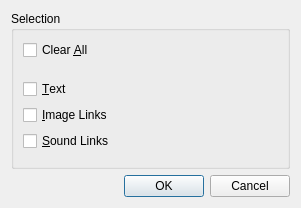
<?xml version="1.0" encoding="UTF-8"?>
<ui version="4.0">
 <class>WQClearDialog</class>
 <widget class="QDialog" name="WQClearDialog">
  <property name="geometry">
   <rect>
    <x>0</x>
    <y>0</y>
    <width>301</width>
    <height>208</height>
   </rect>
  </property>
  <property name="windowTitle">
   <string>Clear Contents</string>
  </property>
  <layout class="QVBoxLayout" name="verticalLayout_2">
   <item>
    <widget class="QGroupBox" name="clearButtonGroup">
     <property name="title">
      <string>Selection</string>
     </property>
     <layout class="QVBoxLayout" name="verticalLayout">
      <item>
       <widget class="QCheckBox" name="clearAllCheckBox">
        <property name="toolTip">
         <string>Delete all information in selected entries</string>
        </property>
        <property name="whatsThis">
         <string>When checked all information will be deleted from the selected entries</string>
        </property>
        <property name="text">
         <string>Clear &amp;All</string>
        </property>
       </widget>
      </item>
      <item>
       <spacer name="topVerticalSpacer">
        <property name="orientation">
         <enum>Qt::Vertical</enum>
        </property>
        <property name="sizeType">
         <enum>QSizePolicy::Fixed</enum>
        </property>
        <property name="sizeHint" stdset="0">
         <size>
          <width>18</width>
          <height>13</height>
         </size>
        </property>
       </spacer>
      </item>
      <item>
       <widget class="QCheckBox" name="clearTextCheckBox">
        <property name="toolTip">
         <string>Delete the text from selected entries</string>
        </property>
        <property name="whatsThis">
         <string>When checked the text will be deleted from selected entries</string>
        </property>
        <property name="text">
         <string>&amp;Text</string>
        </property>
       </widget>
      </item>
      <item>
       <widget class="QCheckBox" name="clearImageCheckBox">
        <property name="toolTip">
         <string>Delete the image link from selected entries</string>
        </property>
        <property name="whatsThis">
         <string>When checked the image link will be deleted from selected entries</string>
        </property>
        <property name="text">
         <string>&amp;Image Links</string>
        </property>
       </widget>
      </item>
      <item>
       <widget class="QCheckBox" name="clearSoundCheckBox">
        <property name="toolTip">
         <string>Delete the sound link from selected entries</string>
        </property>
        <property name="whatsThis">
         <string>When checked the sound link will be deleted from selected entries</string>
        </property>
        <property name="text">
         <string>&amp;Sound Links</string>
        </property>
       </widget>
      </item>
      <item>
       <spacer name="bottomVerticalSpacer">
        <property name="orientation">
         <enum>Qt::Vertical</enum>
        </property>
        <property name="sizeHint" stdset="0">
         <size>
          <width>20</width>
          <height>15</height>
         </size>
        </property>
       </spacer>
      </item>
     </layout>
    </widget>
   </item>
   <item>
    <widget class="QDialogButtonBox" name="buttonBox">
     <property name="orientation">
      <enum>Qt::Horizontal</enum>
     </property>
     <property name="standardButtons">
      <set>QDialogButtonBox::Cancel|QDialogButtonBox::Ok</set>
     </property>
    </widget>
   </item>
  </layout>
 </widget>
 <resources/>
 <connections>
  <connection>
   <sender>buttonBox</sender>
   <signal>accepted()</signal>
   <receiver>WQClearDialog</receiver>
   <slot>accept()</slot>
   <hints>
    <hint type="sourcelabel">
     <x>248</x>
     <y>254</y>
    </hint>
    <hint type="destinationlabel">
     <x>157</x>
     <y>274</y>
    </hint>
   </hints>
  </connection>
  <connection>
   <sender>buttonBox</sender>
   <signal>rejected()</signal>
   <receiver>WQClearDialog</receiver>
   <slot>reject()</slot>
   <hints>
    <hint type="sourcelabel">
     <x>316</x>
     <y>260</y>
    </hint>
    <hint type="destinationlabel">
     <x>286</x>
     <y>274</y>
    </hint>
   </hints>
  </connection>
 </connections>
</ui>
